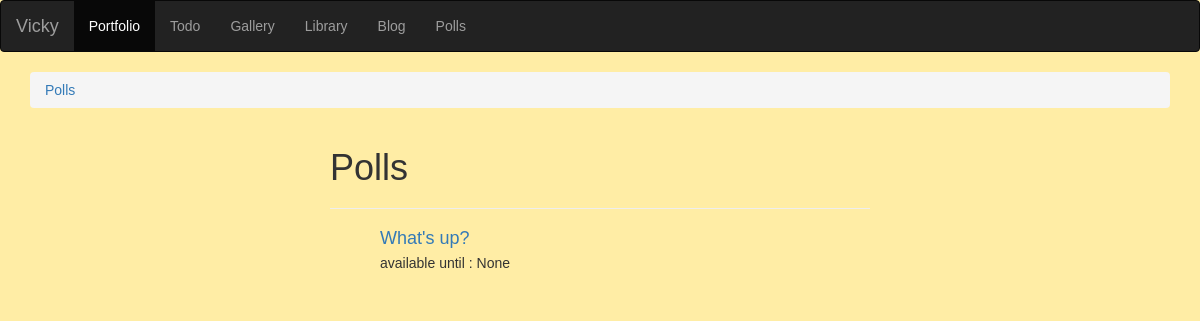
/polls/, run on an earlier commit of the app's database.
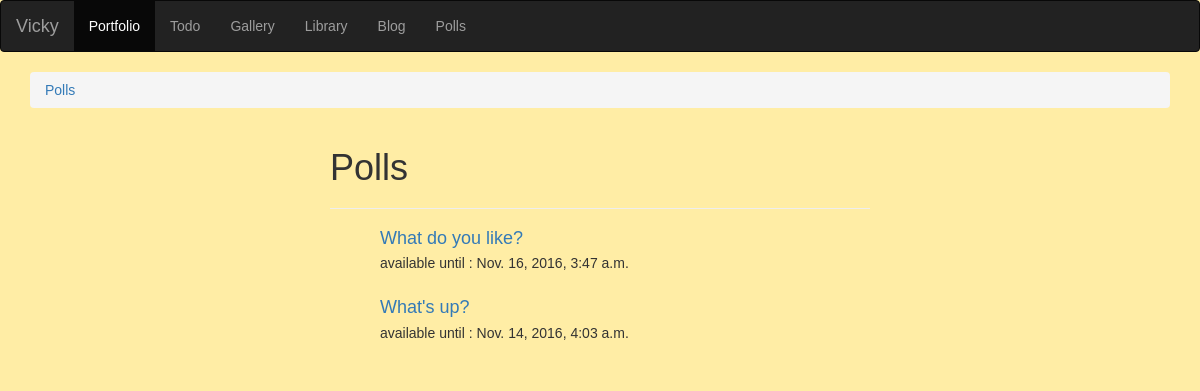
And on a later commit of the database.
### polls/models.py (models this page shows, shortened)
class Question(models.Model):
    question_text = models.CharField(max_length=200)
    pub_date = models.DateTimeField('date published')
    until = models.DateTimeField(null=True, blank=True)
    def was_published_recently(self):
        now = timezone.now()
        return now - datetime.timedelta(days=1) <= self.pub_date <= now
    was_published_recently.admin_order_field = 'pub_date'
    was_published_recently.boolean = True
    was_published_recently.short_description = 'Published recently?'

### polls/views.py (the view)
class IndexView(generic.ListView):
    template_name = 'polls/index.html'
    context_object_name = 'latest_question_list'
    def get_queryset(self):
        return Question.objects.filter(
            pub_date__lte=timezone.now()
        ).order_by('-pub_date')[:5]

### templates/polls/index.html (shortened to what this page needs)
{% extends "todo/base.html" %}
{% block post_detail_link %}
  <li><a href='{% url "polls:index" %}'>Polls</a></li>
{% endblock %}
{% block content %}
<div class='col-sm-6 col-sm-offset-3'>
	<h1>Polls</h1>
	<hr>
	{% if latest_question_list %}
	    <ul>
	    {% for question in latest_question_list %}
	        <div class="media">
			  <div class="media-left media-middle">
			  </div>
			  <div class="media-body">
			  	<a href="{% url 'polls:detail' question.id %}">
			      <h4 class="media-heading">{{ question.question_text }}</h4>
			    </a>
			    <p>available until : {{ question.until }}</p>
			  </div>
			</div>
	    {% endfor %}
	    </ul>
	{% else %}
	    <p>No polls are available.</p>
	{% endif %}
</div>
{% endblock content %}

### templates/todo/base.html (shortened to what this page needs)
<!DOCTYPE html>
{% load staticfiles %}
<html>
<head>
    <link rel="stylesheet" href="https://maxcdn.bootstrapcdn.com/bootstrap/3.3.4/css/bootstrap.min.css">
<link rel="stylesheet" type="text/css" href="{% static 'css/todo.css' %}" />
</head>
<body style="background-color:#ffeda5;">
  <nav class="navbar navbar-inverse">
  <div class="container-fluid">
    <div class="navbar-header">
      <a class="navbar-brand" href="#">Vicky</a>
    </div>
    <ul class="nav navbar-nav">
      <li class="active"><a href="/">Portfolio</a></li>
      <li><a href="/todo/">Todo</a></li>
      <li><a href="/gallery/">Gallery</a></li>
      <li><a href="/library/">Library</a></li>
      <li><a href="/blog/">Blog</a></li>
      <li><a href="/polls/">Polls</a></li>
    </ul>
  </div>
</nav>
<div class='container'>
    <ol class='breadcrumb'>
        {% block post_detail_link %}{% endblock %}
    </ol>
{% block content %}{% endblock content %}
</div>
</body>
</html>

### static/css/todo.css (style rules this page uses)
body { font-family: Arial; text-align: left; }

What changed in the data, as far as the page shows it:
added Question: question_text "What do you like?", until "Nov. 16, 2016, 3:47 a.m."
changed Question "What's up?": until "None" → "Nov. 14, 2016, 4:03 a.m."
